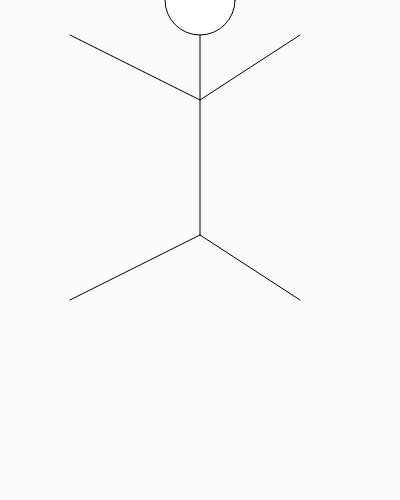
Frame 1 (no input)
Frame 60 (no input): identical to frame 1, image omitted
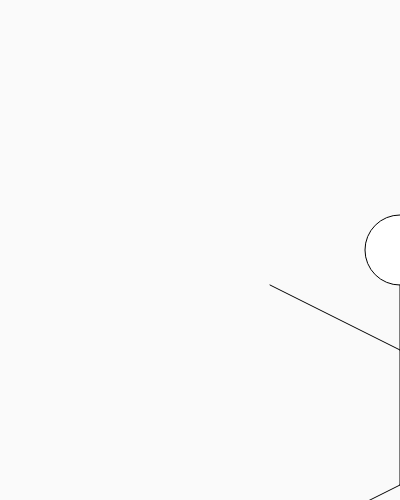
Frame 120 (the mouse pressed at the canvas centre since frame 60)

The p5.js sketch that drew these frames (run headless with seeded random() and noise() and a simulated clock; from frame 60 on, the mouse is pressed at the canvas centre):

// p5.js sketch
// ── sketch.js
function setup() {
  createCanvas(400, 500);
}

function draw() {
  background(250);
  let x = width/2;
  let y = mouseY;
  let c = mouseX
  let headsize = 70;
  let hr = headsize/2;
  let manheight = 200;
  let leftarm = 70
  let rightarm = 300
  let rightleg = 300
  let leftleg = 300
  
  
  
  
  circle(c+x,y,headsize);
  line(c+x,y+hr,c+x,y+hr+manheight);
  line(c+x,y+manheight/2, c+leftarm,y+hr);
  line(c+x,y+manheight/2,c+rightarm,y+hr);
  line(c+x,y+manheight+hr,c+rightarm,y+rightleg);
  line(c+x,y+manheight+hr,c+leftarm,y+leftleg);
  
}
